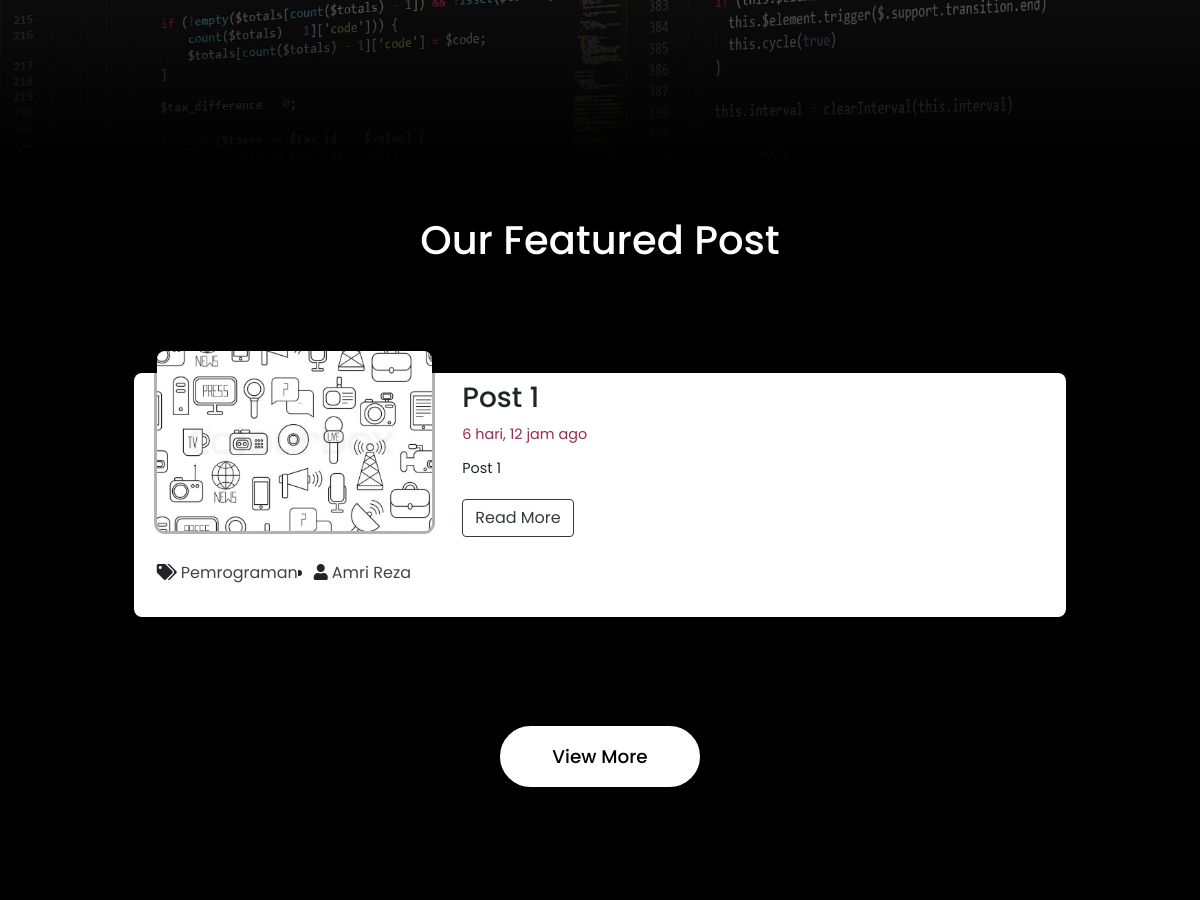
The app's page / (middle part), older data.
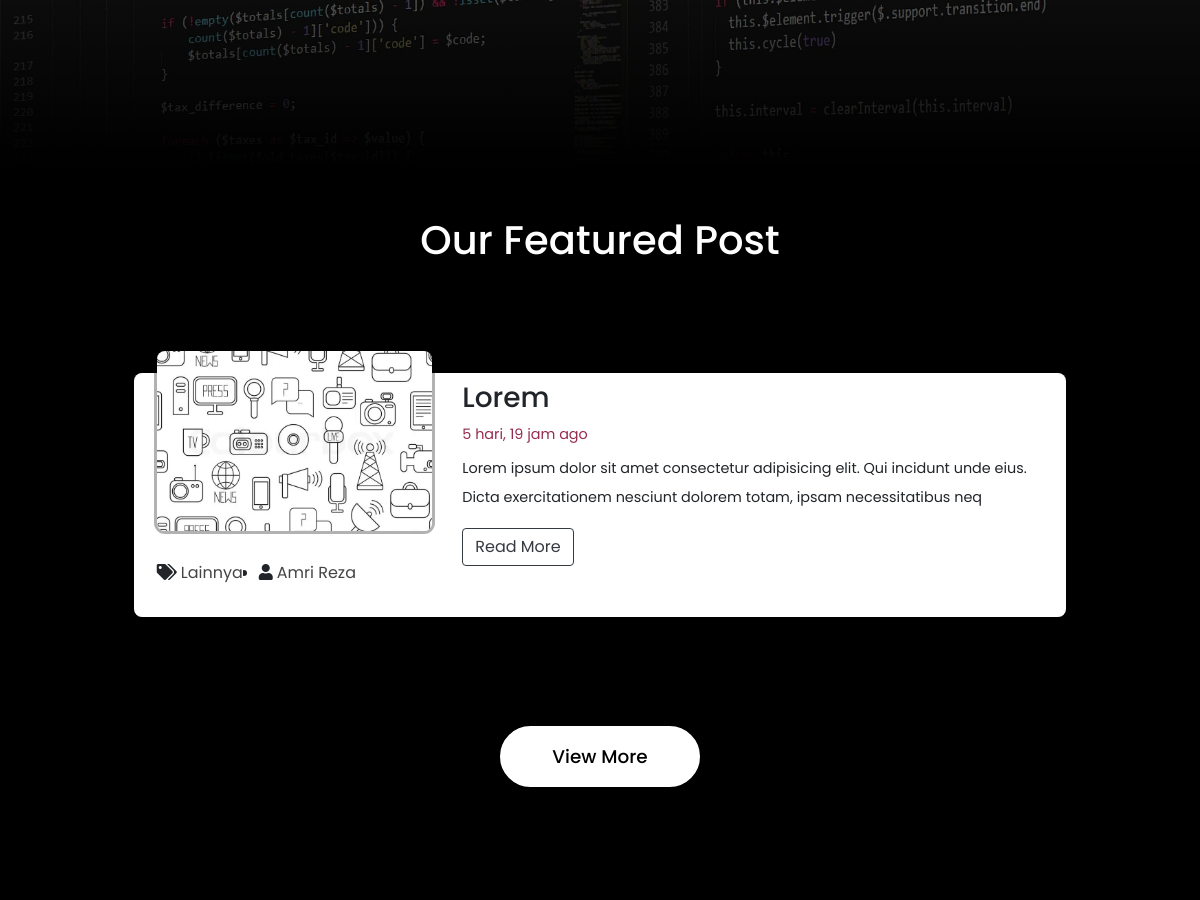
The same page, newer data.
### blog/models.py (models this page shows, shortened)
class Post(models.Model):
    title = models.CharField(max_length=50)
    slug = models.SlugField()
    category = models.CharField(max_length=50, choices=Categories.choices, default=Categories.LAINNYA)
    thumbnail = models.ImageField(upload_to=UPLOAD_TO, default='img/default.webp')
    excerpt = models.CharField(max_length=150)
    author = models.ForeignKey(User, on_delete=models.CASCADE, related_name='blog_post', null=True)
    content = models.TextField()
    featured = models.BooleanField(default=False)
    date_created = models.DateTimeField(default=datetime.now, blank=True)
    status = models.IntegerField(choices=STATUS, default=0)
    class Meta:
        ordering = ['-date_created']

### blog/views.py (the view)
# urls.py: path('', views.home_page, name='home-page'),
def home_page(request):
    featured_post = Post.objects.get(featured=True)
    context = {
        'id': 'Home Page',
        'post': featured_post
    }
    return render(request, 'home_page.html', context)

### templates/home_page.html (shortened to what this page needs)
{% load humanize %}
{% load static %}
<!doctype html>
<html lang="id">
<head>
    <link rel="stylesheet" href="https://cdn.jsdelivr.net/npm/bootstrap@4.5.3/dist/css/bootstrap.min.css"
>
    <link rel="stylesheet" href="https://use.fontawesome.com/releases/v5.15.1/css/all.css"
>
    <link rel="stylesheet" href="https://unpkg.com/aos@next/dist/aos.css"/>
    <link rel="stylesheet" href="{% static 'css/homepage.css' %}">
<body data-spy="scroll" data-target=".navbar" data-offset="50">
<div class="jumbotron jumbotron-fluid height100p banner" id="home">
    <div class="container h100">
        <div class="contentBox h100">
        </div>
    </div>
</div>
<section class="blog" id="blog">
    <div class="container">
        <div class="row">
            <div class="offset-sm-2 col-sm-8">
                <div class="headerText text-center">
                    <h2 data-aos="fade-up" ata-aos-duration="1000" data-aos-delay="0">Our Featured Post</h2>
                </div>
            </div>
        </div>
        <div class="row main-row p-2" data-aos="fade-up" ata-aos-duration="1000" data-aos-delay="0">
            <div class="col-lg-4 col-md-12 col-sm-12" data-aos="fade-up" ata-aos-duration="1000"
                 data-aos-delay="100">
                <div class="blog-img">
                    <img src="{{ post.thumbnail.url }}" alt="Post" class="img-fluid">
                </div>
                <div class="row">
                    <div class="col-sm-12 mb-2">
                        <ul class="list-group list-group-horizontal">
                            <li class="list-group-item">
                                <i class="fas fa-tags" aria-hidden="true"></i><a href="#"
                                                                                 class="ml-1">{{ post.category }}</a>
                            </li>
                            <li class="post-infoku ml-3">
                                <p class="admin"><i class="fas fa-user"></i><a
                                        href="{% url 'author-profile' post.author %}"
                                        class="ml-1">{{ post.author.get_full_name }}</a></p>
                            </li>
                        </ul>
                    </div>
                </div>
            </div>
            <div class="col-lg-8 col-md-12 col-sm-12" data-aos="fade-up" ata-aos-duration="1000"
                 data-aos-delay="200">
                <div class="blog-title mb-2">
                    <h3>{{ post.title }}</h3>
                </div>
                <div class="blog-date mb-2 text-muted">
                    <span>{{ post.date_created | naturaltime }}</span>
                </div>
                <div class="blog-desc">
                    <p>{{ post.excerpt }}</p>
                </div>
                <div class="blog-read-more mb-2">
                    <a href="{% url 'post-detail' post.slug %}">
                        <button class="btn btn-outline-dark">Read More</button>
                    </a>
                </div>
            </div>
        </div>
        <div class="button-blogpost">
            <a href="{% url  'blog-home' %}" class="btn btnD1" data-aos="fade-up" ata-aos-duration="1000"
               data-aos-delay="0">View
                More</a>
        </div>
    </div>
</section>
<section class="developer" id="developer">
</section>
</body>
</html>

Row changes from the older to the newer data that the page shows:
no longer on this page (row edited): Post: thumbnail (placeholder picture), category "Pemrograman", author.get_full_name "Amri Reza", title "Post 1", date_created "6 hari, 12 jam ago", excerpt "Post 1"
added Post: thumbnail (placeholder picture), category "Lainnya", author.get_full_name "Amri Reza", title "Lorem", date_created "5 hari, 19 jam ago", excerpt "Lorem ipsum dolor sit amet consectetur adipisicing elit. Qui incidunt unde eius. Dicta exercitationem nesciunt dolorem totam, ipsam necessitatibus neq"
